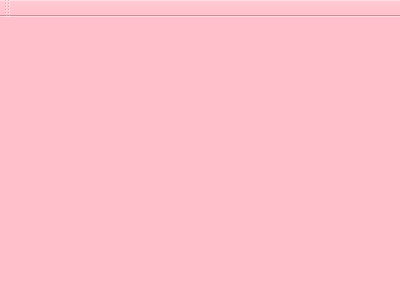
<?xml version="1.0" encoding="UTF-8"?>
<ui version="4.0">
 <class>MainWindow</class>
 <widget class="QMainWindow" name="MainWindow">
  <property name="geometry">
   <rect>
    <x>0</x>
    <y>0</y>
    <width>400</width>
    <height>300</height>
   </rect>
  </property>
  <property name="windowTitle">
   <string>MainWindow</string>
  </property>
  <property name="styleSheet">
   <string notr="true">background-color:pink;</string>
  </property>
  <widget class="QWidget" name="centralWidget"/>
  <widget class="QMenuBar" name="menuBar">
   <property name="geometry">
    <rect>
     <x>0</x>
     <y>0</y>
     <width>400</width>
     <height>26</height>
    </rect>
   </property>
  </widget>
  <widget class="QToolBar" name="mainToolBar">
   <attribute name="toolBarArea">
    <enum>TopToolBarArea</enum>
   </attribute>
   <attribute name="toolBarBreak">
    <bool>false</bool>
   </attribute>
  </widget>
  <widget class="QStatusBar" name="statusBar"/>
 </widget>
 <layoutdefault spacing="6" margin="11"/>
 <resources/>
 <connections/>
</ui>
